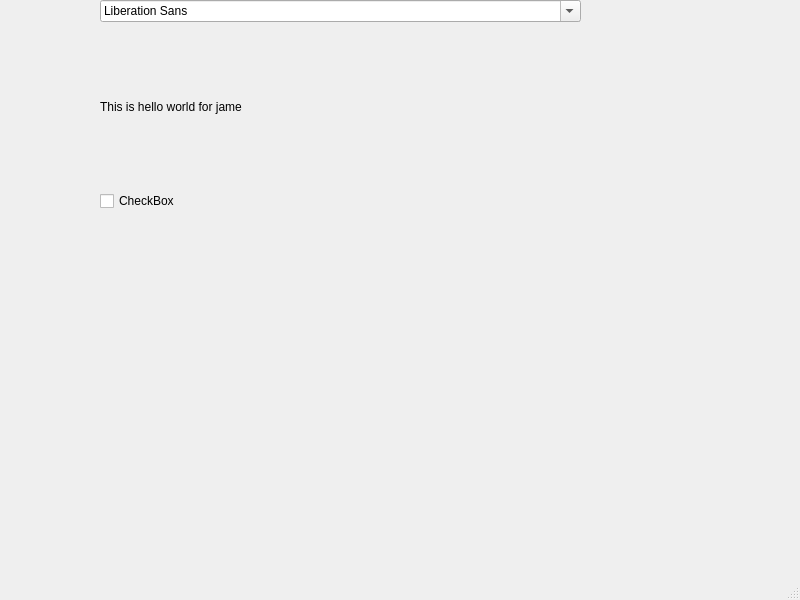
<?xml version="1.0" encoding="UTF-8"?>
<ui version="4.0">
 <class>MainWindow</class>
 <widget class="QMainWindow" name="MainWindow">
  <property name="geometry">
   <rect>
    <x>0</x>
    <y>0</y>
    <width>800</width>
    <height>600</height>
   </rect>
  </property>
  <property name="windowTitle">
   <string>MainWindow</string>
  </property>
  <widget class="QWidget" name="centralwidget">
   <widget class="QWidget" name="gridLayoutWidget">
    <property name="geometry">
     <rect>
      <x>100</x>
      <y>0</y>
      <width>481</width>
      <height>211</height>
     </rect>
    </property>
    <layout class="QGridLayout" name="gridLayout">
     <item row="0" column="0">
      <widget class="QFontComboBox" name="fontComboBox"/>
     </item>
     <item row="1" column="0">
      <widget class="QLabel" name="label">
       <property name="text">
        <string>This is hello world for jame</string>
       </property>
      </widget>
     </item>
     <item row="2" column="0">
      <widget class="QCheckBox" name="checkBox">
       <property name="text">
        <string>CheckBox</string>
       </property>
      </widget>
     </item>
    </layout>
   </widget>
  </widget>
  <widget class="QMenuBar" name="menubar">
   <property name="geometry">
    <rect>
     <x>0</x>
     <y>0</y>
     <width>800</width>
     <height>23</height>
    </rect>
   </property>
  </widget>
  <widget class="QStatusBar" name="statusbar"/>
 </widget>
 <resources/>
 <connections/>
</ui>
